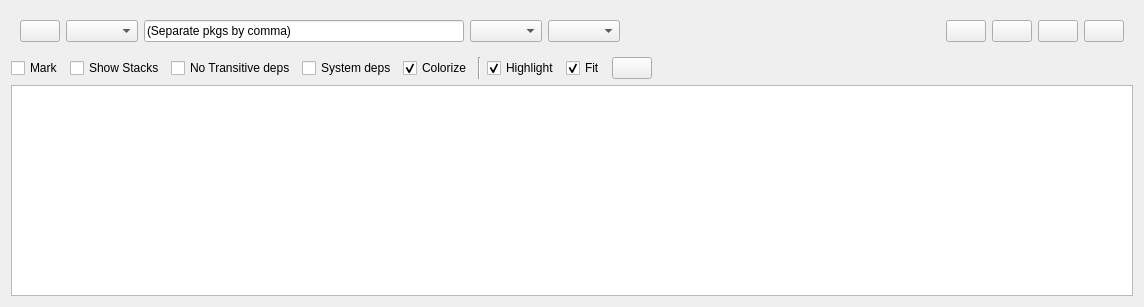
<?xml version="1.0" encoding="UTF-8"?>
<ui version="4.0">
 <class>RosPackGraphWidget</class>
 <widget class="QWidget" name="RosPackGraphWidget">
  <property name="enabled">
   <bool>true</bool>
  </property>
  <property name="geometry">
   <rect>
    <x>0</x>
    <y>0</y>
    <width>1144</width>
    <height>307</height>
   </rect>
  </property>
  <property name="windowTitle">
   <string>Package Graph</string>
  </property>
  <layout class="QVBoxLayout" name="verticalLayout" stretch="0,0,0">
   <item>
    <widget class="QWidget" name="widget" native="true">
     <layout class="QHBoxLayout" name="horizontalLayout_6">
      <item>
       <widget class="QPushButton" name="refresh_graph_push_button">
        <property name="toolTip">
         <string>Refresh ROS graph</string>
        </property>
        <property name="iconSize">
         <size>
          <width>16</width>
          <height>16</height>
         </size>
        </property>
       </widget>
      </item>
      <item>
       <widget class="QComboBox" name="depth_combo_box">
        <property name="sizePolicy">
         <sizepolicy hsizetype="Minimum" vsizetype="Fixed">
          <horstretch>0</horstretch>
          <verstretch>0</verstretch>
         </sizepolicy>
        </property>
        <property name="toolTip">
         <string>Choose graph type</string>
        </property>
       </widget>
      </item>
      <item>
       <widget class="QLineEdit" name="filter_line_edit">
        <property name="toolTip">
         <string>Comma separated regex patterns / names, leading dash creates exclusion pattern. Example: gazebo, -test.*</string>
        </property>
        <property name="text">
         <string notr="true">(Separate pkgs by comma)</string>
        </property>
       </widget>
      </item>
      <item>
       <widget class="QComboBox" name="directions_combo_box">
        <property name="sizePolicy">
         <sizepolicy hsizetype="Minimum" vsizetype="Fixed">
          <horstretch>0</horstretch>
          <verstretch>0</verstretch>
         </sizepolicy>
        </property>
       </widget>
      </item>
      <item>
       <widget class="QComboBox" name="package_type_combo_box">
        <property name="sizePolicy">
         <sizepolicy hsizetype="Minimum" vsizetype="Fixed">
          <horstretch>0</horstretch>
          <verstretch>0</verstretch>
         </sizepolicy>
        </property>
       </widget>
      </item>
      <item>
       <spacer name="horizontalSpacer_2">
        <property name="orientation">
         <enum>Qt::Horizontal</enum>
        </property>
        <property name="sizeHint" stdset="0">
         <size>
          <width>40</width>
          <height>20</height>
         </size>
        </property>
       </spacer>
      </item>
      <item>
       <widget class="QPushButton" name="load_dot_push_button">
        <property name="toolTip">
         <string>Load DOT graph from file</string>
        </property>
        <property name="iconSize">
         <size>
          <width>16</width>
          <height>16</height>
         </size>
        </property>
       </widget>
      </item>
      <item>
       <widget class="QPushButton" name="save_dot_push_button">
        <property name="toolTip">
         <string>Save as DOT graph</string>
        </property>
        <property name="iconSize">
         <size>
          <width>16</width>
          <height>16</height>
         </size>
        </property>
       </widget>
      </item>
      <item>
       <widget class="QPushButton" name="save_as_svg_push_button">
        <property name="toolTip">
         <string>Save as SVG</string>
        </property>
        <property name="iconSize">
         <size>
          <width>16</width>
          <height>16</height>
         </size>
        </property>
       </widget>
      </item>
      <item>
       <widget class="QPushButton" name="save_as_image_push_button">
        <property name="toolTip">
         <string>Save as image</string>
        </property>
        <property name="iconSize">
         <size>
          <width>16</width>
          <height>16</height>
         </size>
        </property>
       </widget>
      </item>
     </layout>
    </widget>
   </item>
   <item>
    <layout class="QHBoxLayout" name="horizontalLayout" stretch="0,0,0,0,0,0,0,0,0">
     <item>
      <widget class="QCheckBox" name="mark_check_box">
       <property name="toolTip">
        <string>Mark Selected</string>
       </property>
       <property name="text">
        <string>Mark</string>
       </property>
      </widget>
     </item>
     <item>
      <widget class="QCheckBox" name="with_stacks_check_box">
       <property name="toolTip">
        <string>Show stacks</string>
       </property>
       <property name="text">
        <string>Show Stacks</string>
       </property>
      </widget>
     </item>
     <item>
      <widget class="QCheckBox" name="hide_transitives_check_box">
       <property name="toolTip">
        <string>Do not show transitive / duplicate dependencies</string>
       </property>
       <property name="text">
        <string>No Transitive deps</string>
       </property>
      </widget>
     </item>
     <item>
      <widget class="QCheckBox" name="show_system_check_box">
       <property name="toolTip">
        <string>Show system dependencies</string>
       </property>
       <property name="text">
        <string>System deps</string>
       </property>
      </widget>
     </item>
     <item>
      <widget class="QCheckBox" name="colorize_check_box">
       <property name="toolTip">
        <string>Random colors for stacks</string>
       </property>
       <property name="text">
        <string>Colorize</string>
       </property>
       <property name="checked">
        <bool>true</bool>
       </property>
      </widget>
     </item>
     <item>
      <widget class="Line" name="line">
       <property name="orientation">
        <enum>Qt::Vertical</enum>
       </property>
      </widget>
     </item>
     <item>
      <widget class="QCheckBox" name="highlight_connections_check_box">
       <property name="toolTip">
        <string>Highlight incoming and outgoing connections on mouse over</string>
       </property>
       <property name="text">
        <string>Highlight</string>
       </property>
       <property name="checked">
        <bool>true</bool>
       </property>
      </widget>
     </item>
     <item>
      <widget class="QCheckBox" name="auto_fit_graph_check_box">
       <property name="toolTip">
        <string>Automatically fit graph into view on update</string>
       </property>
       <property name="text">
        <string>Fit</string>
       </property>
       <property name="checked">
        <bool>true</bool>
       </property>
      </widget>
     </item>
     <item>
      <widget class="QPushButton" name="fit_in_view_push_button">
       <property name="toolTip">
        <string>Fit graph in view</string>
       </property>
       <property name="iconSize">
        <size>
         <width>16</width>
         <height>16</height>
        </size>
       </property>
      </widget>
     </item>
     <item>
      <spacer name="horizontalSpacer">
       <property name="orientation">
        <enum>Qt::Horizontal</enum>
       </property>
       <property name="sizeHint" stdset="0">
        <size>
         <width>40</width>
         <height>20</height>
        </size>
       </property>
      </spacer>
     </item>
    </layout>
   </item>
   <item>
    <widget class="InteractiveGraphicsView" name="graphics_view">
     <property name="renderHints">
      <set>QPainter::Antialiasing|QPainter::HighQualityAntialiasing|QPainter::SmoothPixmapTransform|QPainter::TextAntialiasing</set>
     </property>
     <property name="resizeAnchor">
      <enum>QGraphicsView::AnchorViewCenter</enum>
     </property>
    </widget>
   </item>
  </layout>
 </widget>
 <customwidgets>
  <customwidget>
   <class>InteractiveGraphicsView</class>
   <extends>QGraphicsView</extends>
   <header>rqt_graph.interactive_graphics_view</header>
  </customwidget>
 </customwidgets>
 <resources/>
 <connections/>
</ui>
